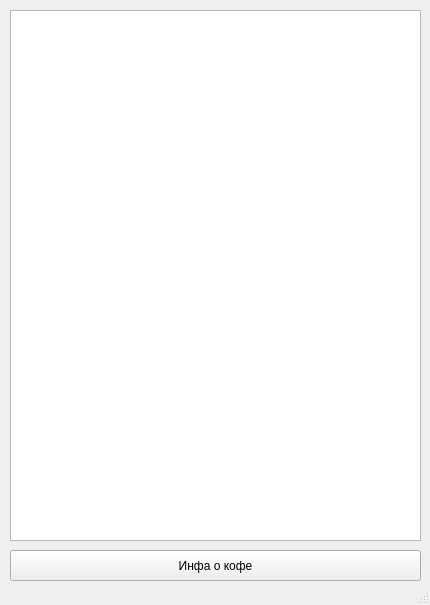
<?xml version="1.0" encoding="UTF-8"?>
<ui version="4.0">
 <class>MainWindow</class>
 <widget class="QMainWindow" name="MainWindow">
  <property name="geometry">
   <rect>
    <x>0</x>
    <y>0</y>
    <width>430</width>
    <height>605</height>
   </rect>
  </property>
  <property name="windowTitle">
   <string>О кофе</string>
  </property>
  <widget class="QWidget" name="centralwidget">
   <widget class="QTableWidget" name="tableWidget">
    <property name="geometry">
     <rect>
      <x>10</x>
      <y>10</y>
      <width>411</width>
      <height>531</height>
     </rect>
    </property>
   </widget>
   <widget class="QPushButton" name="pushButton">
    <property name="geometry">
     <rect>
      <x>10</x>
      <y>550</y>
      <width>411</width>
      <height>31</height>
     </rect>
    </property>
    <property name="text">
     <string>Инфа о кофе</string>
    </property>
   </widget>
  </widget>
  <widget class="QStatusBar" name="statusbar"/>
 </widget>
 <resources/>
 <connections/>
</ui>
